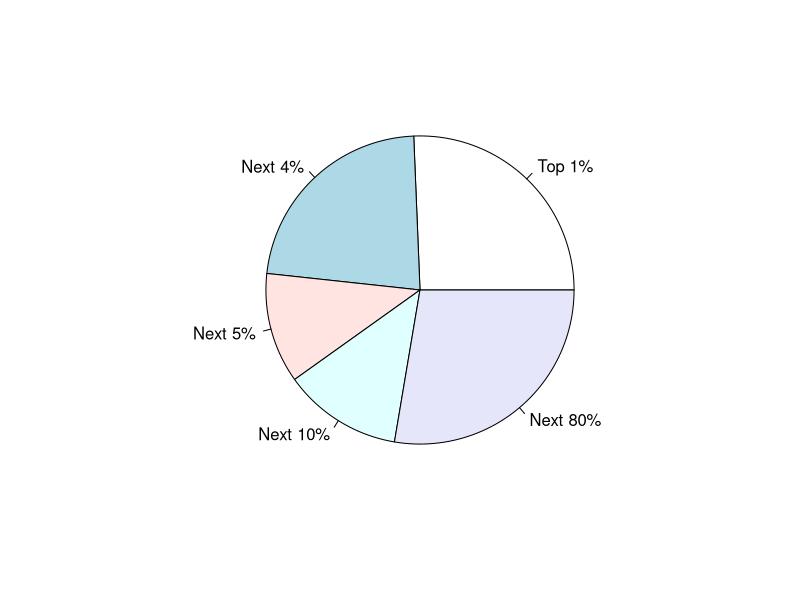

Recreate this plot in R.
user_10000 <- read.csv( file = "../yelp-user/user_improved_10000.csv")
sorted_user = sort(user_10000$numberOfReviews, decreasing = TRUE)
grp1=sorted_user[1:100]
grp2=sorted_user[101:500]
grp3=sorted_user[501:1000]
grp4=sorted_user[1001:2000]
grp5=sorted_user[2001:9993]
labels <- c("Top 1", "Next 4", "Next 5", "Next 10", "Next 80")
pie(c(sum(grp1),sum(grp2),sum(grp3),sum(grp4),sum(grp5)), labels = paste(labels, '%', sep =''))